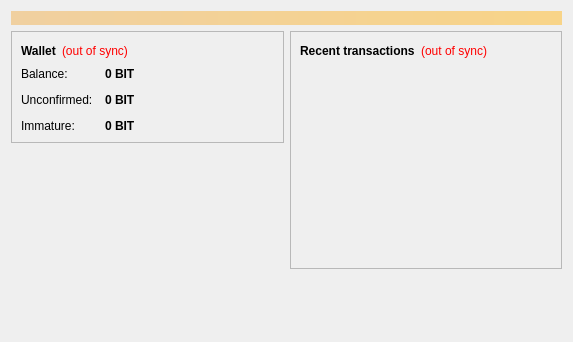
<?xml version="1.0" encoding="UTF-8"?>
<ui version="4.0">
 <class>OverviewPage</class>
 <widget class="QWidget" name="OverviewPage">
  <property name="geometry">
   <rect>
    <x>0</x>
    <y>0</y>
    <width>573</width>
    <height>342</height>
   </rect>
  </property>
  <property name="windowTitle">
   <string>Form</string>
  </property>
  <layout class="QVBoxLayout" name="topLayout">
   <item>
    <widget class="QLabel" name="labelAlerts">
     <property name="visible">
      <bool>false</bool>
     </property>
     <property name="styleSheet">
      <string notr="true">background-color: qlineargradient(x1: 0, y1: 0, x2: 1, y2: 0, stop:0 #F0D0A0, stop:1 #F8D488); color:#000000;</string>
     </property>
     <property name="wordWrap">
      <bool>true</bool>
     </property>
     <property name="margin">
      <number>3</number>
     </property>
    </widget>
   </item>
   <item>
    <layout class="QHBoxLayout" name="horizontalLayout" stretch="1,1">
     <item>
      <layout class="QVBoxLayout" name="verticalLayout_2">
       <item>
        <widget class="QFrame" name="frame">
         <property name="frameShape">
          <enum>QFrame::StyledPanel</enum>
         </property>
         <property name="frameShadow">
          <enum>QFrame::Raised</enum>
         </property>
         <layout class="QVBoxLayout" name="verticalLayout_4">
          <item>
           <layout class="QHBoxLayout" name="horizontalLayout_4">
            <item>
             <widget class="QLabel" name="label_5">
              <property name="font">
               <font>
                <weight>75</weight>
                <bold>true</bold>
               </font>
              </property>
              <property name="text">
               <string>Wallet</string>
              </property>
             </widget>
            </item>
            <item>
             <widget class="QLabel" name="labelWalletStatus">
              <property name="toolTip">
               <string>The displayed information may be out of date. Your wallet automatically synchronizes with the Bit network after a connection is established, but this process has not completed yet.</string>
              </property>
              <property name="styleSheet">
               <string notr="true">QLabel { color: red; }</string>
              </property>
              <property name="text">
               <string notr="true">(out of sync)</string>
              </property>
              <property name="alignment">
               <set>Qt::AlignLeading|Qt::AlignLeft|Qt::AlignVCenter</set>
              </property>
             </widget>
            </item>
            <item>
             <spacer name="horizontalSpacer_2">
              <property name="orientation">
               <enum>Qt::Horizontal</enum>
              </property>
              <property name="sizeHint" stdset="0">
               <size>
                <width>40</width>
                <height>20</height>
               </size>
              </property>
             </spacer>
            </item>
           </layout>
          </item>
          <item>
           <layout class="QFormLayout" name="formLayout_2">
            <property name="fieldGrowthPolicy">
             <enum>QFormLayout::AllNonFixedFieldsGrow</enum>
            </property>
            <property name="horizontalSpacing">
             <number>12</number>
            </property>
            <property name="verticalSpacing">
             <number>12</number>
            </property>
            <item row="0" column="0">
             <widget class="QLabel" name="label">
              <property name="text">
               <string>Balance:</string>
              </property>
             </widget>
            </item>
            <item row="0" column="1">
             <widget class="QLabel" name="labelBalance">
              <property name="font">
               <font>
                <weight>75</weight>
                <bold>true</bold>
               </font>
              </property>
              <property name="cursor">
               <cursorShape>IBeamCursor</cursorShape>
              </property>
              <property name="toolTip">
               <string>Your current balance</string>
              </property>
              <property name="text">
               <string notr="true">0 BIT</string>
              </property>
              <property name="textInteractionFlags">
               <set>Qt::LinksAccessibleByMouse|Qt::TextSelectableByKeyboard|Qt::TextSelectableByMouse</set>
              </property>
             </widget>
            </item>
            <item row="1" column="0">
             <widget class="QLabel" name="label_3">
              <property name="text">
               <string>Unconfirmed:</string>
              </property>
             </widget>
            </item>
            <item row="1" column="1">
             <widget class="QLabel" name="labelUnconfirmed">
              <property name="font">
               <font>
                <weight>75</weight>
                <bold>true</bold>
               </font>
              </property>
              <property name="cursor">
               <cursorShape>IBeamCursor</cursorShape>
              </property>
              <property name="toolTip">
               <string>Total of transactions that have yet to be confirmed, and do not yet count toward the current balance</string>
              </property>
              <property name="text">
               <string notr="true">0 BIT</string>
              </property>
              <property name="textInteractionFlags">
               <set>Qt::LinksAccessibleByMouse|Qt::TextSelectableByKeyboard|Qt::TextSelectableByMouse</set>
              </property>
             </widget>
            </item>
            <item row="2" column="0">
             <widget class="QLabel" name="labelImmatureText">
              <property name="text">
               <string>Immature:</string>
              </property>
             </widget>
            </item>
            <item row="2" column="1">
             <widget class="QLabel" name="labelImmature">
              <property name="font">
               <font>
                <weight>75</weight>
                <bold>true</bold>
               </font>
              </property>
              <property name="toolTip">
               <string>Mined balance that has not yet matured</string>
              </property>
              <property name="text">
               <string notr="true">0 BIT</string>
              </property>
              <property name="textInteractionFlags">
               <set>Qt::LinksAccessibleByMouse|Qt::TextSelectableByKeyboard|Qt::TextSelectableByMouse</set>
              </property>
             </widget>
            </item>
           </layout>
          </item>
         </layout>
        </widget>
       </item>
       <item>
        <spacer name="verticalSpacer">
         <property name="orientation">
          <enum>Qt::Vertical</enum>
         </property>
         <property name="sizeHint" stdset="0">
          <size>
           <width>20</width>
           <height>40</height>
          </size>
         </property>
        </spacer>
       </item>
      </layout>
     </item>
     <item>
      <layout class="QVBoxLayout" name="verticalLayout_3">
       <item>
        <widget class="QFrame" name="frame_2">
         <property name="frameShape">
          <enum>QFrame::StyledPanel</enum>
         </property>
         <property name="frameShadow">
          <enum>QFrame::Raised</enum>
         </property>
         <layout class="QVBoxLayout" name="verticalLayout">
          <item>
           <layout class="QHBoxLayout" name="horizontalLayout_2">
            <item>
             <widget class="QLabel" name="label_4">
              <property name="text">
               <string>&lt;b&gt;Recent transactions&lt;/b&gt;</string>
              </property>
             </widget>
            </item>
            <item>
             <widget class="QLabel" name="labelTransactionsStatus">
              <property name="toolTip">
               <string>The displayed information may be out of date. Your wallet automatically synchronizes with the Bit network after a connection is established, but this process has not completed yet.</string>
              </property>
              <property name="styleSheet">
               <string notr="true">QLabel { color: red; }</string>
              </property>
              <property name="text">
               <string notr="true">(out of sync)</string>
              </property>
              <property name="alignment">
               <set>Qt::AlignRight|Qt::AlignTrailing|Qt::AlignVCenter</set>
              </property>
             </widget>
            </item>
            <item>
             <spacer name="horizontalSpacer">
              <property name="orientation">
               <enum>Qt::Horizontal</enum>
              </property>
              <property name="sizeHint" stdset="0">
               <size>
                <width>40</width>
                <height>20</height>
               </size>
              </property>
             </spacer>
            </item>
           </layout>
          </item>
          <item>
           <widget class="QListView" name="listTransactions">
            <property name="styleSheet">
             <string notr="true">QListView { background: transparent; }</string>
            </property>
            <property name="frameShape">
             <enum>QFrame::NoFrame</enum>
            </property>
            <property name="verticalScrollBarPolicy">
             <enum>Qt::ScrollBarAlwaysOff</enum>
            </property>
            <property name="horizontalScrollBarPolicy">
             <enum>Qt::ScrollBarAlwaysOff</enum>
            </property>
            <property name="selectionMode">
             <enum>QAbstractItemView::NoSelection</enum>
            </property>
           </widget>
          </item>
         </layout>
        </widget>
       </item>
       <item>
        <spacer name="verticalSpacer_2">
         <property name="orientation">
          <enum>Qt::Vertical</enum>
         </property>
         <property name="sizeHint" stdset="0">
          <size>
           <width>20</width>
           <height>40</height>
          </size>
         </property>
        </spacer>
       </item>
      </layout>
     </item>
    </layout>
   </item>
  </layout>
 </widget>
 <resources/>
 <connections/>
</ui>
